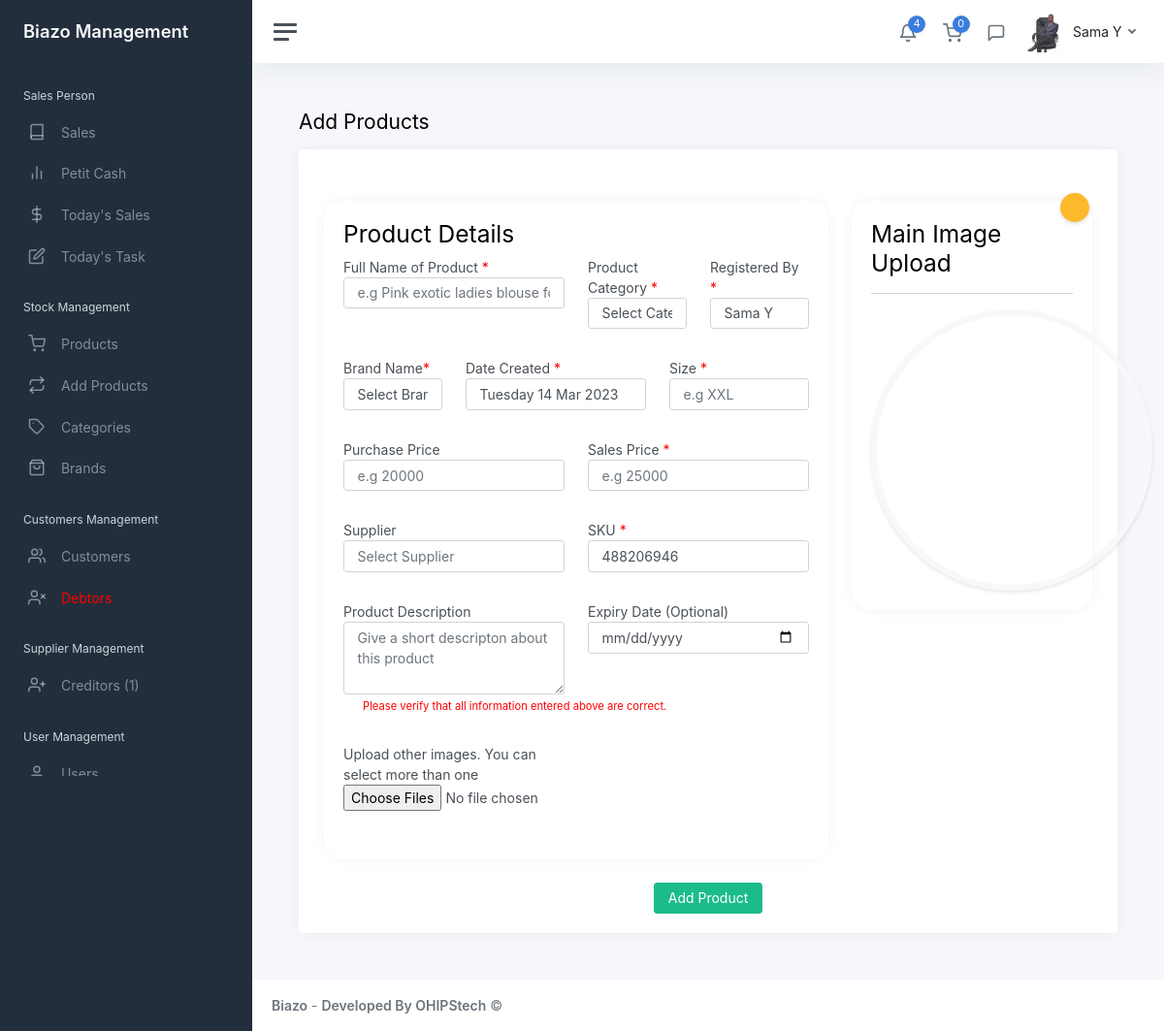
/admin/add_prd.php (signed in), run on the app's committed database.
### tables this page shows
CREATE TABLE `users` (
  `id` int(11) NOT NULL,
  `member_name` varchar(255) NOT NULL,
  `position` varchar(255) NOT NULL,
  `dob` date NOT NULL,
  `country` varchar(255) NOT NULL,
  `gender` varchar(255) NOT NULL,
  `address` varchar(255) NOT NULL,
  `hobbies` varchar(255) NOT NULL,
  `id_no` varchar(255) NOT NULL,
  `start_date` varchar(255) NOT NULL,
  `code` varchar(20) NOT NULL,
  `phone` varchar(20) NOT NULL,
  `image` mediumblob NOT NULL,
  `employee_id` mediumblob NOT NULL,
  `employee_application` varchar(255) NOT NULL,
  `surety_name` varchar(255) NOT NULL,
  `surety_occupation` varchar(255) NOT NULL,
  `surety_phone` varchar(50) NOT NULL,
  `surety_id` varchar(255) NOT NULL,
  `surety_relationship` varchar(50) NOT NULL,
  `surety_address` varchar(50) NOT NULL,
  `surety_agreement` varchar(50) NOT NULL,
  `username` varchar(100) NOT NULL,
  `password` varchar(255) NOT NULL,
  `other` varchar(255) NOT NULL,
  `isUser` int(255) NOT NULL
);

### admin/add_prd.php (the view, shortened to what this page needs)
<?php
	include "includes/head.php";
	include "includes/sidebar.php";
?>
<main class="content">
	<div class="container-fluid p-0">
		<h1 class="h3 mb-3">Add Products</h1>
		<div class="row">
			<div class="col-12">
				<div class="card">
					<div class="card-header">
					</div>
					<div class="card-body">
						<form action="<?php echo htmlspecialchars($_SERVER["PHP_SELF"]);?>" method="POST" enctype="multipart/form-data">
							<div class="container-fluid">
								<div class="main-checkout-div">
									<div class="row">
										<div class="col col-md-8">
											<div class="card" style="border-radius: 20px; border: none;">
												<div class="card-content">
													<div class="card-body">
														<div class="cdk-p-heading">
															<h2>Product Details</h2>
														</div>
														<div class="row" style="margin-bottom: 30px">
															<div class="col col-md-6">
																<label for="name">Full Name of Product <span style="color: red">*</span></label>
																<input type="text" name="name" class="form-control" placeholder="e.g Pink exotic ladies blouse for ladies who are under 30 years" required>
															</div>
															<div class="col col-md-3">
																<label for="category">Product Category <span style="color: red">*</span></label>
																<select type="text" name="category" class="form-control" required>
																	<option selected disabled >Select Category</option>
																</select>
															</div>
															<div class="col col-md-3">
																<label for="created_by">Registered By <span style="color: red">*</span></label>
																<input type="text" name="created_by" readonly class="form-control" value="<?php echo $row['member_name']?>" required>
															</div>
														</div>
														<div class="row" style="margin-bottom: 30px">
															<div class="col col-md-3">
																<label for="brand_id">Brand Name<span style="color: red">*</span></label>
																<Select type="text" name="brand_id" class="form-control" required>
																	<option selected disabled >Select Brand</option>
																</select>
															</div>
															<div class="col col-md-5">
																<label for="date_create">Date Created<span style="color: red"> *</span></label>
																<input type="text" name="date_create" class="form-control" value="<?php echo date("l d M Y");?>" Readonly>
															</div>
															<div class="col col-md-4">
																<label for="size">Size<span style="color: red"> *</span></label>
																<input type="text" name="size" class="form-control" placeholder="e.g XXL" required>
															</div>
														</div>
														<div class="row" style="margin-bottom: 30px">
															<div class="col col-md-6">
																<label for="purchase_price">Purchase Price</label>
																<input type="number" name="purchase_price" class="form-control" placeholder="e.g 20000" required>
															</div>
															<div class="col col-md-6">
																<label for="sales_price">Sales Price<span style="color: red"> *</span></label>
																<input type="number" name="sales_price" class="form-control" placeholder="e.g 25000" required>
															</div>
														</div>
														<div class="password">
															<div class="row" style="margin-bottom: 30px">
																<div class="col col-md-6">
																	<label for="supplier">Supplier <span class="requiredField"></span></label>
																	<input class="form-control" type="text" id="" placeholder="Select Supplier" name="supplier" list="supplier">
																</div>
																<div class="col col-md-6">
																	<label for="sku">SKU<span style="color: red"> *</span></label>
																	<input type="text" name="sku" class="form-control" value="<?php echo (rand());?>" required readonly>
																</div>
															</div>
														</div>
														<div class="row" style="margin-bottom: 30px">
															<div class="col col-md-6">
																<label for="prd_description">Product Description<span style="color: red"></span></label>
																<textarea name="prd_description" id=""  cols="30" rows="3" placeholder="Give a short descripton about this product" class="form-control"></textarea>
															</div>
															<div class="col col-md-6">
																<label for="exp_date">Expiry Date (Optional)<span style="color: red"> </span></label>
																<input type="date" name="exp_date" class="form-control" placeholder="">
															</div>
															<div class="note" style="text-indent: 20px; color: red">
																<small>Please verify that all information entered above are correct.</small>
															</div>
														</div>
														<div class="row" style="margin-bottom: 30px">
															<div class="col col-md-6">
																<label for="sub_imge">Upload other images. You can select more than one</label>
																<input type="file" name="sub_imge" multiple >
															</div>
														</div>
													</div>
												</div>
											</div>
										</div>
										<div class="col col-md-4">
											<div class="row" style="margin-bottom: 25px">
												<div class="col col-lg-12">
													<div class="card" style="border-radius: 20px; border: none;">
														<div class="card-content">
															<div class="card-body">
																<div class="cdk-p-heading">
																	<h2>Main Image Upload</h2>
																</div>
																<hr>
																<div class="row">
																	<div class="avatar-container">
																		<div class="avatar-upload">
																			<div class="avatar-edit">
																				<label for="imageUpload"></label>
																			</div>
																			<div class="avatar-preview">
																				<div id="imagePreview" style="background-image: ">
																				</div>
																			</div>
																		</div>
																	</div>
																</div>
															</div>
														</div>
													</div>
												</div>
											</div>
										</div>
										<div class="text-center">
											<input type="submit" name="add_product" class="btn btn-success" value="Add Product">
										</div>
									</div>
								</div>
							</div>
						</form>
					</div>
				</div>
			</div>
		</div>
	</div>
</main>
<?php
	include "includes/footer.php";
?>

### admin/includes/sidebar.php (shortened to what this page needs)
<?php
include 'database/config.php';
$user = $_SESSION['username'];
$query = "SELECT * from users WHERE username = '$user' LIMIT 1";
$result = mysqli_query($conn, $query);
$row = mysqli_fetch_assoc($result);
?>
<div class="wrapper">
		<nav id="sidebar" class="sidebar js-sidebar">
			<div class="sidebar-content js-simplebar">
				<a class="sidebar-brand" href="index.php">
					<span class="align-middle">Biazo Management</span>
				</a>
				<ul class="sidebar-nav">
					<li class="sidebar-header">
						Sales Person
					</li>
					<li class="sidebar-item">
						<a class="sidebar-link" href="index.php?salesresult=">
							<i class="align-middle" data-feather="book"></i> <span class="align-middle">Sales</span>
						</a>
					</li>
					<li class="sidebar-item">
						<a class="sidebar-link" href="petit_cash.php?salesresult=">
							<i class="align-middle" data-feather="bar-chart-2"></i> <span class="align-middle">Petit Cash</span>
						</a>
					</li>
					<li class="sidebar-item">
						<a class="sidebar-link" href="today_sales.php">
							<i class="align-middle" data-feather="dollar-sign"></i> <span class="align-middle">Today's Sales</span>
						</a>
					</li>
					<li class="sidebar-item">
						<a class="sidebar-link" href="todays_task.php">
							<i class="align-middle" data-feather="edit"></i> <span class="align-middle">Today's Task</span>
						</a>
					</li>
					<li class="sidebar-header">
						Stock Management
					</li>
					<li class="sidebar-item">
						<a class="sidebar-link" href="products.php">
							<i class="align-middle" data-feather="shopping-cart"></i> <span class="align-middle">Products</span>
						</a>
					</li>
					<li class="sidebar-item">
						<a class="sidebar-link" href="add_prd.php">
							<i class="align-middle" data-feather="repeat"></i> <span class="align-middle">Add Products</span>
						</a>
					</li>
					<li class="sidebar-item">
						<a class="sidebar-link" href="add_cat.php?result=">
							<i class="align-middle" data-feather="tag"></i> <span class="align-middle">Categories</span>
						</a>
					</li>
					<li class="sidebar-item">
						<a class="sidebar-link" href="add_brands.php?result=">
							<i class="align-middle" data-feather="shopping-bag"></i> <span class="align-middle">Brands</span>
						</a>
					</li>
					<li class="sidebar-header">
						Customers Management
					</li>
					<li class="sidebar-item">
						<a class="sidebar-link" href="customers.php?registration">
							<i class="align-middle" data-feather="users"></i> <span class="align-middle">Customers</span>
						</a>
					</li>
					<?php
						 include 'database/config2.php';
						 $id_query = "SELECT * FROM debtors";
						 $id_stm = $conn->prepare($id_query);
						 $id_stm->execute();
						 $id_D = $id_stm->fetch(PDO::FETCH_ASSOC);
						 $D_H = $id_D['debtor_id'];
					?>
					<li class="sidebar-item">
						<a class="sidebar-link" style="color:red" href="debtors.php?id=<?php echo $D_H;?>">
							<i class="align-middle" data-feather="user-x"></i> <span class="align-middle">Debtors</span>
						</a>
					</li>
					<li class="sidebar-header">
						Supplier Management
					</li>
					<li class="sidebar-item">
						<?php
						$mm = "SELECT * FROM creditors WHERE balance > 0";
						$aa = $conn->prepare($mm);
						$aa->execute();
						$aacount = $aa->rowCount();
						?>
						<a class="sidebar-link" href="add_spply.php">
							<i class="align-middle" data-feather="user-plus"></i> <span class="align-middle">Creditors (<?php echo $aacount; ?>)</span>
						</a>
					</li>
					<li class="sidebar-header">
						User Management
					</li>
					<li class="sidebar-item">
						<a class="sidebar-link" href="users.php">
							<i class="align-middle" data-feather="user"></i> <span class="align-middle">Users</span>
						</a>
					</li>
				</ul>
			</div>
		</nav>
		<div class="main">
			<nav class="navbar navbar-expand navbar-light navbar-bg">
				<a class="sidebar-toggle js-sidebar-toggle">
					<i class="hamburger align-self-center"></i>
				</a>
				<div class="navbar-collapse collapse">
					<ul class="navbar-nav navbar-align">
						<li class="nav-item dropdown">
							<a class="nav-icon dropdown-toggle" href="#" id="alertsDropdown" data-bs-toggle="dropdown">
								<div class="position-relative">
									<i class="align-middle" data-feather="bell"></i>
									<span class="indicator">4</span>
								</div>
							</a>
						</li>
						<?php
						include 'database/config2.php';
						$studentdbq = "SELECT * FROM products WHERE is_cart = 1";
						$statement2 = $conn->prepare($studentdbq);
						$statement2->execute();
						$carcount = $statement2->rowCount();
						?>
						<li class="nav-item dropdown">
							<a class="nav-icon dropdown-toggle" href="#" id="alertsDropdown" data-bs-toggle="dropdown">
								<div class="position-relative">
									<i class="align-middle" data-feather="shopping-cart"></i>
									<span class="indicator"><?php echo $carcount; ?></span>
								</div>
							</a>
						</li>
						<li class="nav-item dropdown">
							<a class="nav-icon dropdown-toggle" href="#" id="messagesDropdown" data-bs-toggle="dropdown">
								<div class="position-relative">
									<i class="align-middle" data-feather="message-square"></i>
								</div>
							</a>
						</li>
						<li class="nav-item dropdown">
							<a class="nav-link dropdown-toggle d-none d-sm-inline-block" href="#" data-bs-toggle="dropdown">
								<img src="img/employee/<?php echo $row['image']?>" class="avatar img-fluid rounded me-1" alt="Charles Hall" /> <span class="text-dark"><?php echo $row['member_name']?></span>
							</a>
						</li>
					</ul>
				</div>
			</nav>

### admin/css/custom.css (style rules this page uses)
.avatar-upload { position: relative; max-width: 205px; }
.avatar-upload .avatar-edit { position: absolute; right: -20px; top: -120px; z-index: 1; }
.avatar-upload .avatar-edit input + label { display: inline-block; width: 30px; height: 30px; margin-bottom: 0; border-radius: 100%; background: #fcb92c; border: 1px solid transparent; box-shadow: 0px 2px 4px 0px rgba(0, 0, 0, 0.12); cursor: pointer; font-weight: normal; transition: all 0.2s ease-in-out; }
.avatar-upload .avatar-preview { width: 290px; height: 290px; position: relative; border-radius: 100%; border: 6px solid #F8F8F8; box-shadow: 0px 2px 4px 0px rgba(0, 0, 0, 0.1); }
.avatar-upload .avatar-preview > div { width: 100%; height: 100%; border-radius: 100%; background-size: cover; background-repeat: no-repeat; background-position: center; }

### data on the page
users: image (picture), member_name "Sama Y", created_by "Sama Y"

### other printed values
$aacount "1"
$carcount "0"
